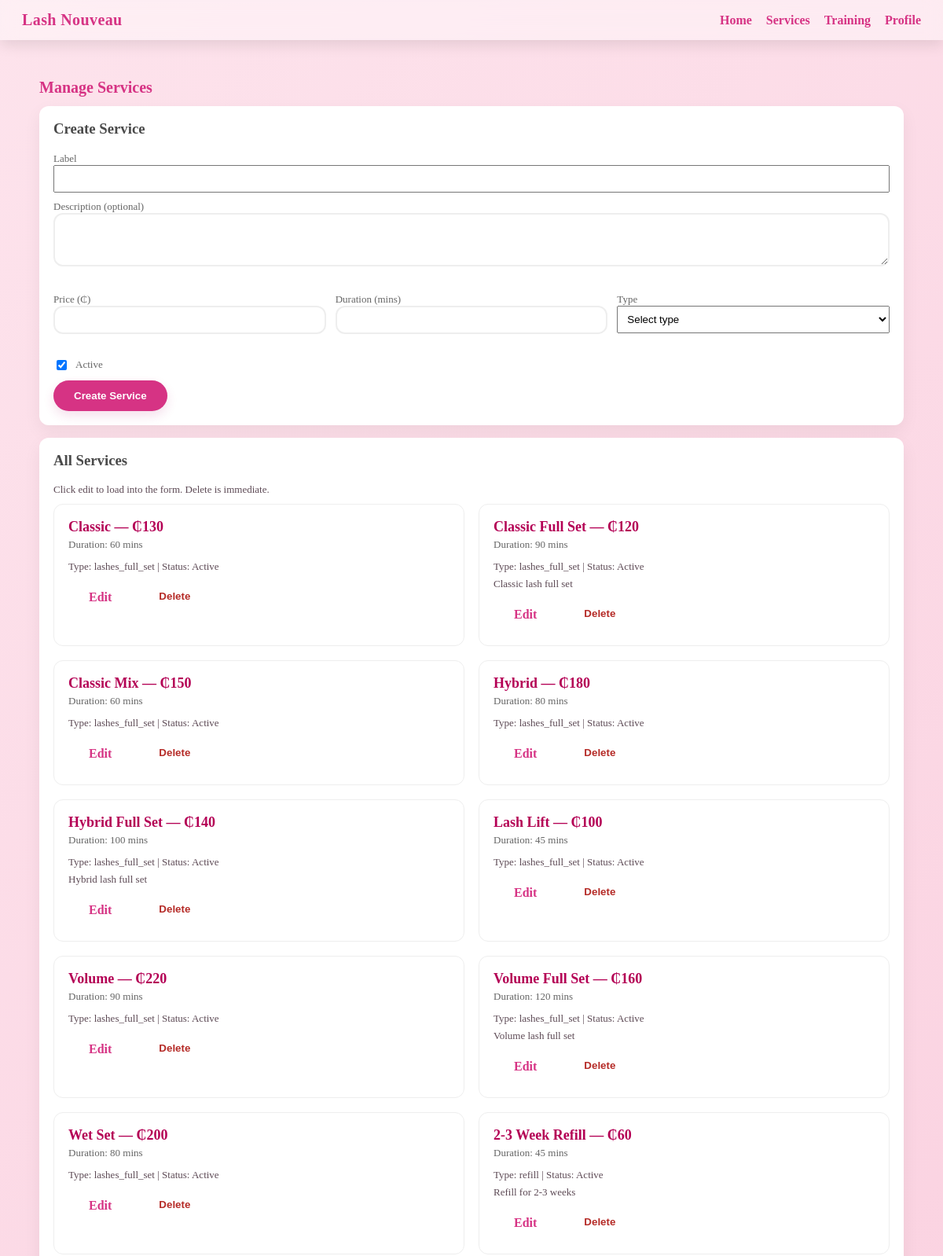
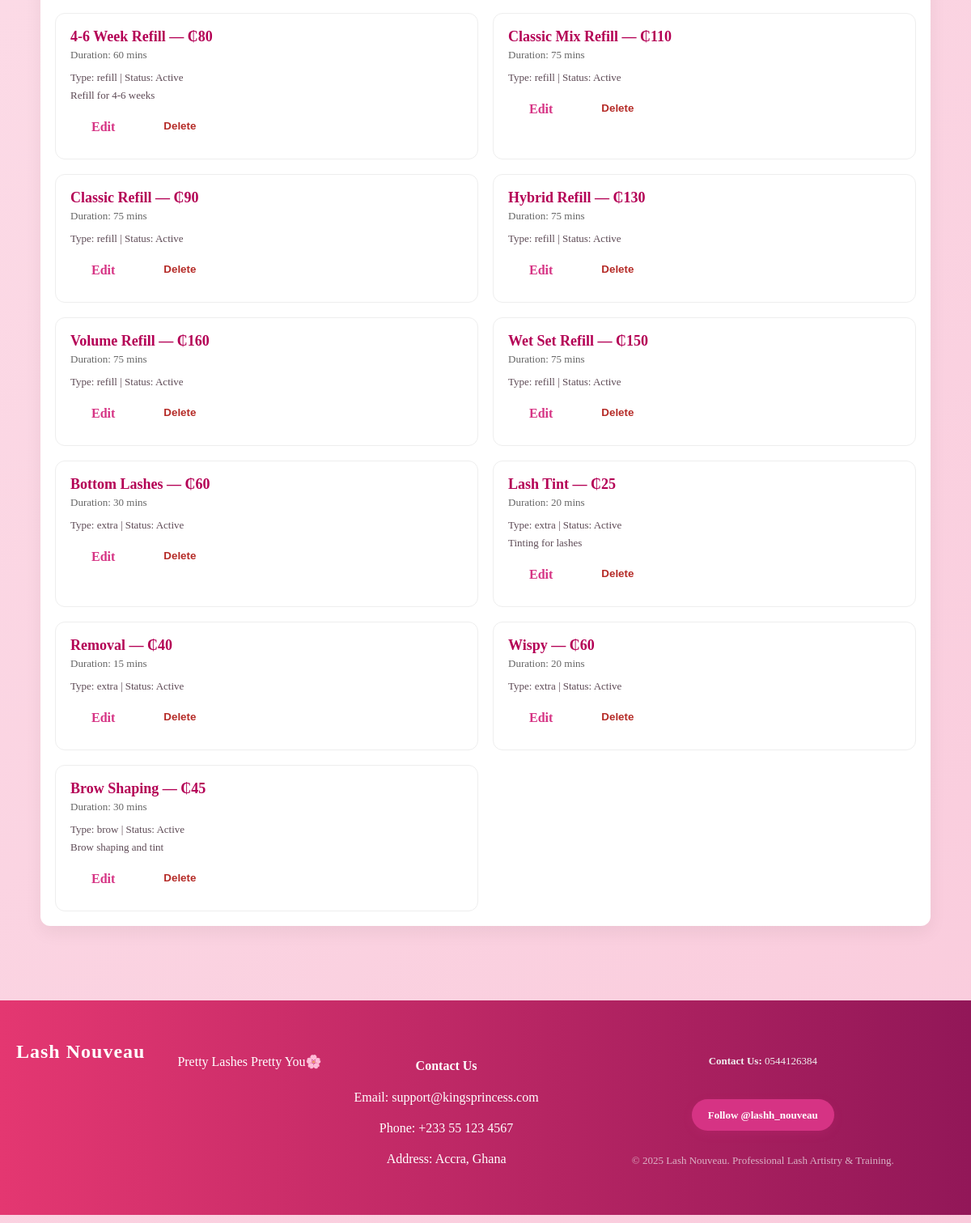
The page /admin_services.php on the database its author committed (2 pictures, top to bottom).
### tables this page shows
CREATE TABLE IF NOT EXISTS services (
    service_id INT AUTO_INCREMENT PRIMARY KEY,
    type_id INT NOT NULL,
    label VARCHAR(150) NOT NULL,
    description TEXT NULL,
    price DECIMAL(10,2) NOT NULL DEFAULT 0.00,
    duration_minutes INT NOT NULL DEFAULT 0,
    is_active TINYINT(1) NOT NULL DEFAULT 1,
    created_at TIMESTAMP DEFAULT CURRENT_TIMESTAMP,
    FOREIGN KEY (type_id) REFERENCES service_types(type_id) ON UPDATE CASCADE ON DELETE RESTRICT
);

CREATE TABLE IF NOT EXISTS service_types (
    type_id INT AUTO_INCREMENT PRIMARY KEY,
    name VARCHAR(100) NOT NULL UNIQUE,
    description TEXT NULL,
    created_at TIMESTAMP DEFAULT CURRENT_TIMESTAMP
);

### admin_services.php (the view, shortened to what this page needs)
<?php
require_once 'config.php';
require_once 'util.php';
generate_head('Admin: Services');
generate_header();
function fetch_services(PDO $pdo): array {
    $sql = "SELECT s.service_id, s.label, s.description, s.price, s.duration_minutes, s.is_active, st.name AS type_name
            FROM services s
            JOIN service_types st ON s.type_id = st.type_id
            ORDER BY FIELD(st.name,'lashes_full_set','refill','extra','brow'), s.label";
    $stmt = $pdo->query($sql);
    return $stmt->fetchAll(PDO::FETCH_ASSOC);
}
$editRow = null;
$services = fetch_services($pdo);
?>
<div class="container" style="padding-bottom:32px">
  <h2 class="group-title">Manage Services</h2>
  <div class="card" style="margin-bottom:16px">
    <h3 style="margin-top:0;"><?php echo $editRow ? 'Edit Service' : 'Create Service'; ?></h3>
    <form method="post" style="display:grid; gap:10px;">
      <label class="small-muted">Label<br>
        <input name="label" value="<?php echo htmlspecialchars($editRow['label'] ?? ''); ?>" required style="width:100%; padding:8px;">
      </label>
      <label class="small-muted">Description (optional)<br>
        <textarea name="description" rows="3" style="width:100%; padding:8px;"><?php echo htmlspecialchars($editRow['description'] ?? ''); ?></textarea>
      </label>
      <div style="display:flex; gap:12px; flex-wrap:wrap;">
        <label class="small-muted" style="flex:1; min-width:140px;">Price (₵)<br>
          <input name="price" type="number" step="0.01" value="<?php echo htmlspecialchars($editRow['price'] ?? ''); ?>" required style="width:100%; padding:8px;">
        </label>
        <label class="small-muted" style="flex:1; min-width:140px;">Duration (mins)<br>
          <input name="duration" type="number" step="1" value="<?php echo htmlspecialchars($editRow['duration_minutes'] ?? ''); ?>" required style="width:100%; padding:8px;">
        </label>
        <label class="small-muted" style="flex:1; min-width:160px;">Type<br>
          <select name="type_id" required style="width:100%; padding:8px;">
            <option value="">Select type</option>
          </select>
        </label>
      </div>
      <label style="display:flex; align-items:center; gap:8px;">
        <input type="checkbox" name="is_active" <?php echo (!empty($editRow) ? ((int)$editRow['is_active'] === 1 ? 'checked' : '') : 'checked'); ?>>
        <span class="small-muted">Active</span>
      </label>
      <div>
        <button class="btn" type="submit" style="min-width:140px;"><?php echo $editRow ? 'Update Service' : 'Create Service'; ?></button>
      </div>
    </form>
  </div>
  <div class="card">
    <h3 style="margin-top:0;">All Services</h3>
    <div class="note" style="margin-bottom:10px;">Click edit to load into the form. Delete is immediate.</div>
    <div class="grid">
      <?php foreach ($services as $svc): ?>
        <div class="card" style="box-shadow:none; border:1px solid #eee;">
          <div class="service-title" style="margin-bottom:4px;"><?php echo htmlspecialchars($svc['label']); ?> — ₵<?php echo rtrim(rtrim(number_format($svc['price'],2,'.',''), '0'), '.'); ?></div>
          <div class="duration">Duration: <?php echo (int)$svc['duration_minutes']; ?> mins</div>
          <div class="note">Type: <?php echo htmlspecialchars($svc['type_name']); ?> | Status: <?php echo $svc['is_active'] ? 'Active' : 'Inactive'; ?></div>
          <?php if (!empty($svc['description'])): ?><div class="note" style="margin-top:6px;"><?php echo htmlspecialchars($svc['description']); ?></div><?php endif; ?>
          <div style="margin-top:10px; display:flex; gap:8px;">
            <a class="btn" style="background:#fff; color:var(--deep-pink); box-shadow:none;" href="admin_services.php?edit=<?php echo (int)$svc['service_id']; ?>">Edit</a>
            <form method="post" onsubmit="return confirm('Delete this service?');">
              <button class="btn" type="submit" style="background:#fff; color:#b52b27; box-shadow:none;">Delete</button>
            </form>
          </div>
        </div>
      <?php endforeach; ?>
    </div>
  </div>
</div>
<?php generate_footer(); ?>

### util.php (shortened to what this page needs)
<?php
function generate_head(string $title, bool $include_sweetalert = true): void {
    echo <<<HTML
    <!DOCTYPE html>
    <html lang="en">
    <head>
      <meta charset="utf-8" />
      <title>{$title} — Lash Nouveau</title>
      <meta name="viewport" content="width=device-width,initial-scale=1" />
      <link rel="stylesheet" href="style.css">
    HTML;
    echo <<<HTML
    </head>
    <body>
    HTML;
}
function generate_header(): void {
        echo <<<HTML
        <header>
            <div class="logo">Lash Nouveau</div>
            <nav>
                <a href="index.php">Home</a>
                <a href="services.php">Services</a>
                <a href="specials.php">Training</a>
                <a href="profile.php">Profile</a>
            </nav>
        </header>
        HTML;
}
function generate_footer(): void {
    echo <<<HTML
    <footer class="site-footer">
        <div class="footer-logo">Lash Nouveau</div>
        <p>Pretty Lashes Pretty You🌸</p>
        <div class="footer-contact">
          <h4>Contact Us</h4>
          <p>Email: support@kingsprincess.com</p>
          <p>Phone: +233 55 123 4567</p>
          <p>Address: Accra, Ghana</p>
      </div>
        <div class="footer-info">
            <p><strong>Contact Us:</strong> 0544126384</p>
            <a href="https://www.instagram.com/lashh_nouveau?igsh=bXY2YXAxeWRxZm1w" target="_blank" class="instagram-link">
                Follow @lashh_nouveau
            </a>
            <p style="margin-top: 25px; opacity: 0.7;">© 2025 Lash Nouveau. Professional Lash Artistry & Training.</p>
        </div>
    </footer>
    </body>
    </html>
    HTML;
}
?>

### style.css (style rules this page uses)
:root { --pastel-1: #fde3ec; --pastel-2: #f8bfd4; --pastel-3: #f5a6c6; --deep-pink: #D63384; --deep-pink-dark: #b40055; --white: #ffffff; --text: #4a4a4a; }
* { box-sizing:border-box }
body { margin:0; font-family: 'Playfair Display', serif; color:var(--text); background: linear-gradient(135deg, var(--pastel-1), var(--pastel-2), var(--pastel-3)); background-size:300% 300%; animation: gradientMove 12s ease infinite; -webkit-font-smoothing:antialiased; -moz-osx-font-smoothing:grayscale; }
header { position:fixed; top:0; left:0; width:100%; display:flex; justify-content:space-between; align-items:center; padding:14px 28px; backdrop-filter: blur(10px); background: rgba(255,255,255,0.42); box-shadow: 0 6px 18px rgba(0,0,0,0.10); z-index:20; }
.logo { color:var(--deep-pink); font-weight:700; font-size:20px; letter-spacing:0.4px; }
nav { display:flex; gap:18px; align-items:center; }
nav a { color:var(--deep-pink); text-decoration:none; font-weight:600; transition: color .25s ease, transform .25s ease; }
.container { width:92%; max-width:1100px; margin:100px auto 60px; }
.btn { background: var(--deep-pink); color:var(--white); padding:12px 26px; border-radius:28px; text-decoration:none; display:inline-block; font-weight:600; box-shadow:0 6px 14px rgba(182,32,118,0.14); border:0; cursor:pointer; transition: background .35s ease, transform .25s ease, box-shadow .25s ease; }
.grid { display:grid; gap:18px; grid-template-columns:repeat(2, 1fr); }
.card { background:var(--white); padding:18px; border-radius:12px; box-shadow:0 8px 22px rgba(0,0,0,0.06); transition: transform .22s ease, box-shadow .22s ease; }
.service-title { font-size:18px; color:var(--deep-pink-dark); margin-bottom:8px; font-weight:600; }
.duration { color:#666; font-size:13px; margin-bottom:12px; }
.group-title { margin:28px 0 12px; font-size:20px; color:var(--deep-pink); text-align:left; }
input[type="date"], input[type="time"], textarea { width:100%; padding:10px; border-radius:8px; border:1px solid #eee; font-family:inherit; }
footer { text-align:center; padding:28px 8px; color:#fff; margin-top:30px; }
.note { font-size:13px; color:#5d4a55; }
.small-muted { font-size:13px; color:#666; }
input[type="text"], input[type="email"], input[type="password"], input[type="number"], input[type="date"], input[type="time"], textarea { width: 100%; padding: 12px 16px; margin-bottom: 20px; border-radius: 12px; border: 2px solid #eee; background: var(--white); font-family: inherit; font-size: 14px; transition: all 0.3s ease; outline: none; }

### rows shown on the page
services: label "Classic", price "130", duration_minutes "60", type.name "lashes_full_set", is_active "Active"
services: label "Classic Full Set", price "120", duration_minutes "90", type.name "lashes_full_set", is_active "Active", description "Classic lash full set"
services: label "Classic Mix", price "150", duration_minutes "60", type.name "lashes_full_set", is_active "Active"
services: label "Hybrid", price "180", duration_minutes "80", type.name "lashes_full_set", is_active "Active"
services: label "Hybrid Full Set", price "140", duration_minutes "100", type.name "lashes_full_set", is_active "Active", description "Hybrid lash full set"
services: label "Lash Lift", price "100", duration_minutes "45", type.name "lashes_full_set", is_active "Active"
services: label "Volume", price "220", duration_minutes "90", type.name "lashes_full_set", is_active "Active"
services: label "Volume Full Set", price "160", duration_minutes "120", type.name "lashes_full_set", is_active "Active", description "Volume lash full set"
services: label "Wet Set", price "200", duration_minutes "80", type.name "lashes_full_set", is_active "Active"
services: label "2-3 Week Refill", price "60", duration_minutes "45", type.name "refill", is_active "Active", description "Refill for 2-3 weeks"
services: label "4-6 Week Refill", price "80", duration_minutes "60", type.name "refill", is_active "Active", description "Refill for 4-6 weeks"
services: label "Classic Mix Refill", price "110", duration_minutes "75", type.name "refill", is_active "Active"
services: label "Classic Refill", price "90", duration_minutes "75", type.name "refill", is_active "Active"
services: label "Hybrid Refill", price "130", duration_minutes "75", type.name "refill", is_active "Active"
services: label "Volume Refill", price "160", duration_minutes "75", type.name "refill", is_active "Active"
services: label "Wet Set Refill", price "150", duration_minutes "75", type.name "refill", is_active "Active"
services: label "Bottom Lashes", price "60", duration_minutes "30", type.name "extra", is_active "Active"
services: label "Lash Tint", price "25", duration_minutes "20", type.name "extra", is_active "Active", description "Tinting for lashes"
services: label "Removal", price "40", duration_minutes "15", type.name "extra", is_active "Active"
services: label "Wispy", price "60", duration_minutes "20", type.name "extra", is_active "Active"
services: label "Brow Shaping", price "45", duration_minutes "30", type.name "brow", is_active "Active", description "Brow shaping and tint"
